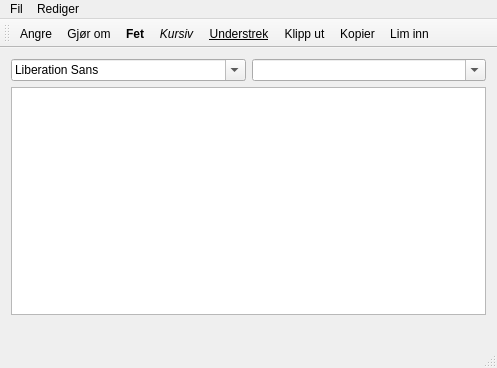
<?xml version="1.0" encoding="UTF-8"?>
<ui version="4.0">
 <class>Skriv</class>
 <widget class="QMainWindow" name="Skriv">
  <property name="geometry">
   <rect>
    <x>0</x>
    <y>0</y>
    <width>497</width>
    <height>368</height>
   </rect>
  </property>
  <property name="windowTitle">
   <string>Skriv</string>
  </property>
  <property name="locale">
   <locale language="NorwegianBokmal" country="Norway"/>
  </property>
  <widget class="QWidget" name="centralWidget">
   <layout class="QGridLayout" name="gridLayout">
    <item row="1" column="0" colspan="2">
     <widget class="QTextEdit" name="textEdit"/>
    </item>
    <item row="0" column="1">
     <widget class="QComboBox" name="comboBox">
      <property name="editable">
       <bool>true</bool>
      </property>
     </widget>
    </item>
    <item row="0" column="0">
     <widget class="QFontComboBox" name="fontComboBox"/>
    </item>
    <item row="2" column="0">
     <widget class="QLabel" name="label">
      <property name="text">
       <string/>
      </property>
     </widget>
    </item>
   </layout>
  </widget>
  <widget class="QMenuBar" name="menuBar">
   <property name="geometry">
    <rect>
     <x>0</x>
     <y>0</y>
     <width>497</width>
     <height>19</height>
    </rect>
   </property>
   <widget class="QMenu" name="menuFil">
    <property name="title">
     <string>Fil</string>
    </property>
    <addaction name="actionLagre"/>
    <addaction name="actionLagre_som"/>
    <addaction name="action_pne"/>
    <addaction name="actionSkriv_ut"/>
    <addaction name="actionAvslutt"/>
   </widget>
   <widget class="QMenu" name="menuRediger">
    <property name="title">
     <string>Rediger</string>
    </property>
    <addaction name="actionAngre"/>
    <addaction name="actionGj_r_om"/>
    <addaction name="actionFet"/>
    <addaction name="actionKursiv"/>
    <addaction name="actionUnderstrek"/>
    <addaction name="actionKlipp_ut"/>
    <addaction name="actionKopier"/>
    <addaction name="actionLim_inn"/>
   </widget>
   <addaction name="menuFil"/>
   <addaction name="menuRediger"/>
  </widget>
  <widget class="QStatusBar" name="statusBar"/>
  <widget class="QToolBar" name="mainToolBar">
   <attribute name="toolBarArea">
    <enum>TopToolBarArea</enum>
   </attribute>
   <attribute name="toolBarBreak">
    <bool>false</bool>
   </attribute>
   <addaction name="actionAngre"/>
   <addaction name="actionGj_r_om"/>
   <addaction name="actionFet"/>
   <addaction name="actionKursiv"/>
   <addaction name="actionUnderstrek"/>
   <addaction name="actionKlipp_ut"/>
   <addaction name="actionKopier"/>
   <addaction name="actionLim_inn"/>
  </widget>
  <action name="actionLagre">
   <property name="text">
    <string>Lagre</string>
   </property>
   <property name="shortcut">
    <string>Ctrl+S</string>
   </property>
  </action>
  <action name="actionLagre_som">
   <property name="text">
    <string>Lagre som</string>
   </property>
   <property name="shortcut">
    <string>Ctrl+Shift+S</string>
   </property>
  </action>
  <action name="action_pne">
   <property name="text">
    <string>Åpne</string>
   </property>
   <property name="shortcut">
    <string>Ctrl+O</string>
   </property>
  </action>
  <action name="actionSkriv_ut">
   <property name="text">
    <string>Skriv ut</string>
   </property>
   <property name="shortcut">
    <string>Ctrl+P</string>
   </property>
  </action>
  <action name="actionAvslutt">
   <property name="text">
    <string>Avslutt</string>
   </property>
  </action>
  <action name="actionAngre">
   <property name="text">
    <string>Angre</string>
   </property>
   <property name="shortcut">
    <string>Ctrl+Z</string>
   </property>
  </action>
  <action name="actionGj_r_om">
   <property name="text">
    <string>Gjør om</string>
   </property>
   <property name="shortcut">
    <string>Ctrl+Y</string>
   </property>
  </action>
  <action name="actionFet">
   <property name="text">
    <string>Fet</string>
   </property>
   <property name="font">
    <font>
     <weight>75</weight>
     <bold>true</bold>
    </font>
   </property>
   <property name="shortcut">
    <string>Ctrl+B</string>
   </property>
  </action>
  <action name="actionKursiv">
   <property name="text">
    <string>Kursiv</string>
   </property>
   <property name="font">
    <font>
     <italic>true</italic>
    </font>
   </property>
   <property name="shortcut">
    <string>Ctrl+I</string>
   </property>
  </action>
  <action name="actionUnderstrek">
   <property name="text">
    <string>Understrek</string>
   </property>
   <property name="font">
    <font>
     <underline>true</underline>
    </font>
   </property>
   <property name="shortcut">
    <string>Ctrl+U</string>
   </property>
  </action>
  <action name="actionKlipp_ut">
   <property name="text">
    <string>Klipp ut</string>
   </property>
   <property name="shortcut">
    <string>Ctrl+X</string>
   </property>
  </action>
  <action name="actionKopier">
   <property name="text">
    <string>Kopier</string>
   </property>
   <property name="shortcut">
    <string>Ctrl+C</string>
   </property>
  </action>
  <action name="actionLim_inn">
   <property name="text">
    <string>Lim inn</string>
   </property>
   <property name="shortcut">
    <string>Ctrl+V</string>
   </property>
  </action>
  <action name="actionSkrifttype">
   <property name="text">
    <string>Skrifttype</string>
   </property>
  </action>
  <action name="actionEt_eller_annet">
   <property name="text">
    <string>Et-eller-annet</string>
   </property>
  </action>
 </widget>
 <layoutdefault spacing="6" margin="11"/>
 <resources/>
 <connections>
  <connection>
   <sender>comboBox</sender>
   <signal>currentIndexChanged(int)</signal>
   <receiver>comboBox</receiver>
   <slot>setCurrentIndex(int)</slot>
   <hints>
    <hint type="sourcelabel">
     <x>369</x>
     <y>67</y>
    </hint>
    <hint type="destinationlabel">
     <x>369</x>
     <y>67</y>
    </hint>
   </hints>
  </connection>
  <connection>
   <sender>Skriv</sender>
   <signal>windowShown()</signal>
   <receiver>Skriv</receiver>
   <slot>show()</slot>
   <hints>
    <hint type="sourcelabel">
     <x>248</x>
     <y>182</y>
    </hint>
    <hint type="destinationlabel">
     <x>248</x>
     <y>182</y>
    </hint>
   </hints>
  </connection>
 </connections>
 <slots>
  <signal>windowShown()</signal>
 </slots>
</ui>
